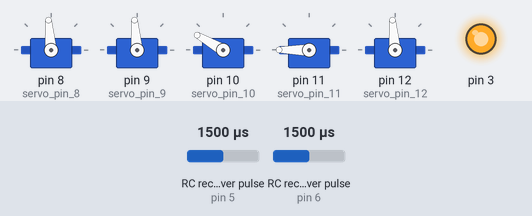
Simulated run of this sketch. Board: Arduino Uno, built with avr-gcc and run on an emulated ATmega328P. Parts: 5 × servo, output pins drawn as LEDs (lit = HIGH). Wiring (inferred from the names in the program): 2 × RC receiver channel: data pin 5 / data pin 6. The test bench sets the inputs (shaded band); at power-on: RC receiver pulse (sensors on pin 5, pin 6) 1500 µs.

Above: at 1.2 s.
1.3 s: RC receiver pulse (sensor on pin 5) set to 1020 µs
At 2.0 s:
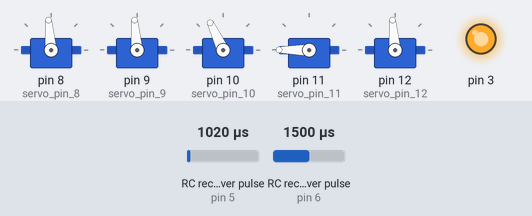
4.3 s: RC receiver pulse (sensor on pin 6) set to 1020 µs
At 5.6 s:
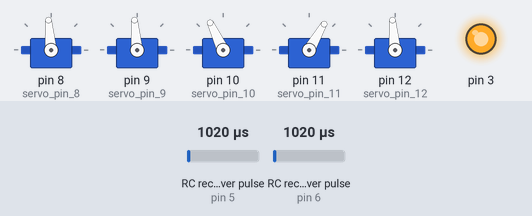
7.3 s: RC receiver pulse (sensor on pin 5) set to 1250 µs
At 9.1 s:
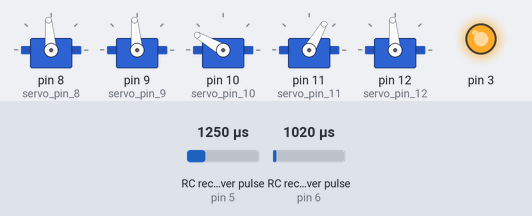
10.3 s: RC receiver pulse (sensor on pin 6) set to 1980 µs
13.1 s: RC receiver pulse (sensor on pin 5) set to 1980 µs
16.1 s: RC receiver pulse (sensor on pin 6) set to 1250 µs
Timing chart, 0 to 19.9 s (numbered marks = the images above; inputs shaded):
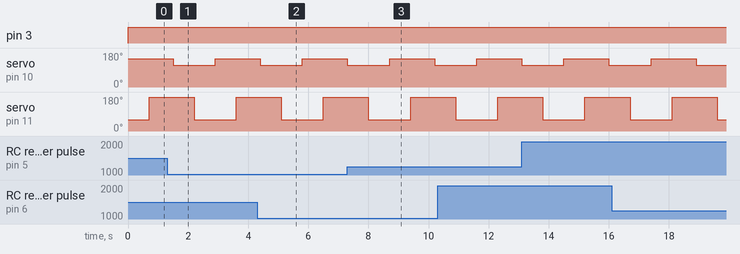

The sketch:

Kimbot-sonar-decode-PWM.ino
```cpp
#include <Servo.h>
#include <Ultrasonic.h>
#include <EnableInterrupt.h>

#define CH1_PIN 5
#define CH3_PIN 6

uint16_t pwm_value_ch1 = 0;
uint16_t pwm_value_ch3 = 0;

Servo servo_pin_8;
Servo servo_pin_9;
Servo servo_pin_10;
Servo servo_pin_11;
Servo servo_pin_12;

//libraries at http://duinoedu.com/dl/lib/grove/EDU_Ultrasonic_Grove/
Ultrasonic monUltrasonic_pin4(4);

// see http://blog.mired.org/2015/10/a-close-look-at-pwm-input.html
// pwm value range: 1016 to 2024, middle is 1516

void change_ch1() {
  static unsigned long prev_time_ch1 = 0;
  if (digitalRead(CH1_PIN))
    prev_time_ch1 = micros();
  else
    pwm_value_ch1 = micros() - prev_time_ch1;
}

void change_ch3() {
  static unsigned long prev_time_ch3 = 0;
  if (digitalRead(CH3_PIN))
    prev_time_ch3 = micros();
  else
    pwm_value_ch3 = micros() - prev_time_ch3;
}

void setup()
{
  pinMode( 3 , OUTPUT);
  servo_pin_8.attach(8);
  servo_pin_9.attach(9);
  servo_pin_10.attach(10);
  servo_pin_11.attach(11);
  servo_pin_12.attach(12);

  pinMode(CH1_PIN, INPUT_PULLUP);
  enableInterrupt(CH1_PIN, &change_ch1, CHANGE);
  pinMode(CH3_PIN, INPUT_PULLUP);
  enableInterrupt(CH3_PIN, &change_ch3, CHANGE);
}

void loop()
{
  servo_pin_10.write( 115 ); // claw close
  servo_pin_11.write( 60 ); // arm up
  //delay( 700 );
  if (( ( monUltrasonic_pin4.mesurer(1) ) < ( 7 ) ))
  {
    digitalWrite(3 , HIGH);
    servo_pin_8.write( 95 ); // stop drive motors
    servo_pin_9.write( 95 );
    servo_pin_12.write( 95 );
    servo_pin_10.write( 150 ); // claw open
    delay( 700 );
    servo_pin_11.write( 180 ); // arm down
    delay( 800 );
    servo_pin_10.write( 115 ); // claw close
    delay( 700 );
    servo_pin_11.write( 60 ); // arm up
    delay( 700 );
 }
  else
  {
    digitalWrite(3 , LOW);
  }

  uint16_t pwmin1, pwmin3;
  //noInterrupts();
  pwmin1 = pwm_value_ch1 ;
  pwmin3 = pwm_value_ch3 ;
  //interrupts();

  if (pwmin3 > 1800) {
    servo_pin_8.write( 0 ); // backward
    servo_pin_9.write( 0 );
  } else if (pwmin3 < 1200 && pwmin3 > 200) {
    servo_pin_8.write( 180 );  // forward
    servo_pin_9.write( 180 );
  } else {
    servo_pin_8.write( 95 ); // stop
    servo_pin_9.write( 95 );
  }

  if (pwmin1 > 1800) {
    servo_pin_12.write( 180 ); // left
  } else if (pwmin1 < 1200 && pwmin1 > 200) {
    servo_pin_12.write( 0 );  // right
  } else {
    servo_pin_12.write( 95 ); // stop
  }


}
```
